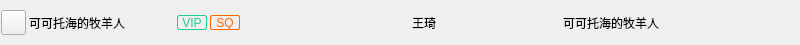
<?xml version="1.0" encoding="UTF-8"?>
<ui version="4.0">
 <class>ListItemBox</class>
 <widget class="QWidget" name="ListItemBox">
  <property name="geometry">
   <rect>
    <x>0</x>
    <y>0</y>
    <width>800</width>
    <height>45</height>
   </rect>
  </property>
  <property name="windowTitle">
   <string>Form</string>
  </property>
  <layout class="QHBoxLayout" name="horizontalLayout">
   <property name="spacing">
    <number>0</number>
   </property>
   <property name="leftMargin">
    <number>0</number>
   </property>
   <property name="topMargin">
    <number>0</number>
   </property>
   <property name="rightMargin">
    <number>0</number>
   </property>
   <property name="bottomMargin">
    <number>0</number>
   </property>
   <item>
    <widget class="QWidget" name="musicNameBox" native="true">
     <property name="minimumSize">
      <size>
       <width>410</width>
       <height>0</height>
      </size>
     </property>
     <property name="maximumSize">
      <size>
       <width>410</width>
       <height>16777215</height>
      </size>
     </property>
     <property name="styleSheet">
      <string notr="true"/>
     </property>
     <layout class="QHBoxLayout" name="horizontalLayout_2">
      <property name="spacing">
       <number>3</number>
      </property>
      <property name="leftMargin">
       <number>0</number>
      </property>
      <property name="topMargin">
       <number>0</number>
      </property>
      <property name="rightMargin">
       <number>0</number>
      </property>
      <property name="bottomMargin">
       <number>0</number>
      </property>
      <item>
       <widget class="QPushButton" name="likeBtn">
        <property name="minimumSize">
         <size>
          <width>25</width>
          <height>25</height>
         </size>
        </property>
        <property name="maximumSize">
         <size>
          <width>25</width>
          <height>25</height>
         </size>
        </property>
        <property name="styleSheet">
         <string notr="true"/>
        </property>
        <property name="text">
         <string/>
        </property>
       </widget>
      </item>
      <item>
       <widget class="QLabel" name="musicNameLabel">
        <property name="minimumSize">
         <size>
          <width>145</width>
          <height>0</height>
         </size>
        </property>
        <property name="maximumSize">
         <size>
          <width>145</width>
          <height>16777215</height>
         </size>
        </property>
        <property name="text">
         <string>可可托海的牧羊人</string>
        </property>
       </widget>
      </item>
      <item>
       <widget class="QLabel" name="VIPLabel">
        <property name="minimumSize">
         <size>
          <width>30</width>
          <height>0</height>
         </size>
        </property>
        <property name="maximumSize">
         <size>
          <width>30</width>
          <height>15</height>
         </size>
        </property>
        <property name="styleSheet">
         <string notr="true">#VIPLabel
{
	border: 1px solid #1ECD96;
	color: #1ECD96;
	border-radius: 2px;
}</string>
        </property>
        <property name="text">
         <string>VIP</string>
        </property>
        <property name="alignment">
         <set>Qt::AlignCenter</set>
        </property>
       </widget>
      </item>
      <item>
       <widget class="QLabel" name="SQLabel">
        <property name="minimumSize">
         <size>
          <width>30</width>
          <height>0</height>
         </size>
        </property>
        <property name="maximumSize">
         <size>
          <width>30</width>
          <height>15</height>
         </size>
        </property>
        <property name="styleSheet">
         <string notr="true">#SQLabel
{
	border: 1px solid #FF6600;
	color: #FF6600;
	border-radius: 2px;
}</string>
        </property>
        <property name="text">
         <string>SQ</string>
        </property>
        <property name="alignment">
         <set>Qt::AlignCenter</set>
        </property>
       </widget>
      </item>
      <item>
       <spacer name="horizontalSpacer">
        <property name="orientation">
         <enum>Qt::Horizontal</enum>
        </property>
        <property name="sizeHint" stdset="0">
         <size>
          <width>162</width>
          <height>6</height>
         </size>
        </property>
       </spacer>
      </item>
     </layout>
    </widget>
   </item>
   <item>
    <widget class="QWidget" name="musicSingerBox" native="true">
     <property name="minimumSize">
      <size>
       <width>150</width>
       <height>0</height>
      </size>
     </property>
     <property name="maximumSize">
      <size>
       <width>150</width>
       <height>16777215</height>
      </size>
     </property>
     <property name="styleSheet">
      <string notr="true"/>
     </property>
     <layout class="QHBoxLayout" name="horizontalLayout_4">
      <property name="spacing">
       <number>0</number>
      </property>
      <property name="leftMargin">
       <number>0</number>
      </property>
      <property name="topMargin">
       <number>0</number>
      </property>
      <property name="rightMargin">
       <number>0</number>
      </property>
      <property name="bottomMargin">
       <number>0</number>
      </property>
      <item>
       <widget class="QLabel" name="musicSingerLabel">
        <property name="text">
         <string>王琦</string>
        </property>
       </widget>
      </item>
     </layout>
    </widget>
   </item>
   <item>
    <widget class="QWidget" name="musicAlbumBox" native="true">
     <property name="minimumSize">
      <size>
       <width>235</width>
       <height>0</height>
      </size>
     </property>
     <property name="maximumSize">
      <size>
       <width>235</width>
       <height>16777215</height>
      </size>
     </property>
     <property name="styleSheet">
      <string notr="true"/>
     </property>
     <layout class="QHBoxLayout" name="horizontalLayout_3">
      <property name="spacing">
       <number>0</number>
      </property>
      <property name="leftMargin">
       <number>0</number>
      </property>
      <property name="topMargin">
       <number>0</number>
      </property>
      <property name="rightMargin">
       <number>0</number>
      </property>
      <property name="bottomMargin">
       <number>0</number>
      </property>
      <item>
       <widget class="QLabel" name="musicAlbumLabel">
        <property name="text">
         <string>可可托海的牧羊人</string>
        </property>
       </widget>
      </item>
     </layout>
    </widget>
   </item>
  </layout>
 </widget>
 <resources/>
 <connections/>
</ui>
